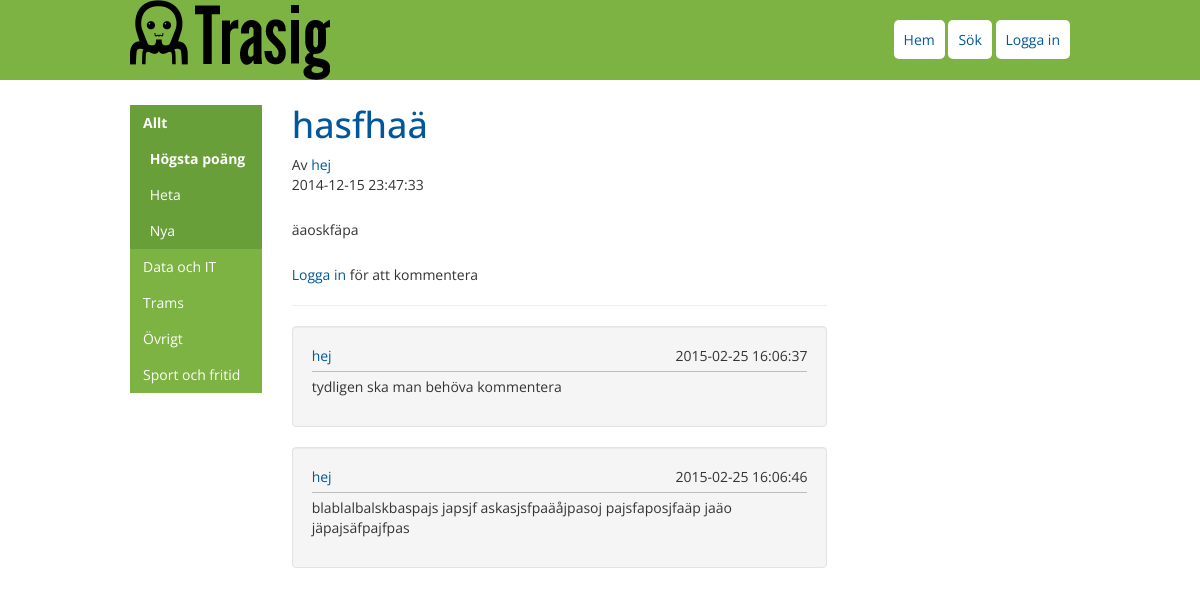
/index.php?p=post&id=2, run on the app's committed database.
### tables this page shows
CREATE TABLE IF NOT EXISTS `categories` (
  `id` int(11) NOT NULL AUTO_INCREMENT,
  `name` varchar(30) NOT NULL,
  `fullName` varchar(30) NOT NULL,
  PRIMARY KEY (`id`)
);

CREATE TABLE IF NOT EXISTS `posts` (
  `id` int(11) NOT NULL AUTO_INCREMENT,
  `title` varchar(255) NOT NULL,
  `link` varchar(255) NOT NULL,
  `content` varchar(2000) NOT NULL,
  `post_date` timestamp NOT NULL DEFAULT CURRENT_TIMESTAMP,
  `nsfw` tinyint(1) DEFAULT '0',
  `user_id` int(11) NOT NULL,
  `cat_id` int(11) NOT NULL,
  `edited_date` timestamp NOT NULL,
  `deleted` tinyint(4) NOT NULL DEFAULT '0',
  PRIMARY KEY (`id`),
  KEY `posts_user` (`user_id`),
  KEY `posts_category` (`cat_id`)
);

CREATE TABLE IF NOT EXISTS `users` (
  `id` int(11) NOT NULL AUTO_INCREMENT,
  `username` varchar(50) NOT NULL,
  `password` varchar(255) NOT NULL,
  `email` varchar(70) NOT NULL,
  `account_date` timestamp NOT NULL DEFAULT CURRENT_TIMESTAMP,
  `profilePicture` varchar(30) NOT NULL DEFAULT 'profile.png',
  PRIMARY KEY (`id`)
);

CREATE TABLE IF NOT EXISTS `comments` (
  `id` int(11) NOT NULL AUTO_INCREMENT,
  `user_id` int(11) NOT NULL,
  `post_id` int(11) NOT NULL,
  `parent_id` int(11) NOT NULL,
  `comment_date` timestamp NOT NULL DEFAULT CURRENT_TIMESTAMP,
  `content` varchar(2000) NOT NULL,
  `edited_date` timestamp NOT NULL,
  PRIMARY KEY (`id`),
  KEY `comment_user` (`user_id`)
);

### functions/functions.php (called while the page is built, shortened)
<?php
function sqlQuery($query, $action = "SELECT") {
	$mysqli = new mysqli(SERVERNAME, USERNAME, PASSWORD, DATABASE);
	$data = [];
	if ($result = $mysqli->query($query)) {
		if ($action == "SELECT") {
			while($row = $result->fetch_assoc()) {
				$data[] = $row;
			}
		}
	}
	return $data;
}
function isLoggedIn() {
	if (isset($_SESSION['user']))
		return true;
	else
		return false;
}

### post.php (the view, shortened to what this page needs)
<?php require_once "incl/header.php"; ?>
<div class="row">
<?php require "incl/postsmenu.php"; ?>
<div class="col-xs-12 col-md-7">
<?php
if (isset($_GET['id'])) {
	$id = filter_var($_GET['id'], FILTER_SANITIZE_NUMBER_INT);
	$result = sqlQuery("SELECT posts.*, users.username FROM posts JOIN users on posts.user_id = users.id and posts.id='$id' WHERE deleted=0");
	$post = $result[0];
	$comments = sqlQuery("SELECT comments.*, users.username FROM comments JOIN users on comments.user_id = users.id and comments.post_id='$id'");
}
?>
<?php print "<h1 class='post_title'><a href='" . $post['link'] .  "'>" . $post['title'] . "</a></h1>"; ?>
<p>Av <?php print "<a href='index.php?p=profile&u={$post['username']}'>{$post['username']}</a><br>" . $post['post_date']; ?></p>
<p class='single-post content'>
<?php print $post['content']; ?>
</p>
<?php
if (isLoggedIn()) {
	$_SESSION['commentOnPost'] = $post['id'];
?>
	<form action="posts/commentsend.php" method="POST">
		<div class="form-group">
			<label for="content">Kommentera: (Inloggad som <?php print $_SESSION['user']['username']; ?>) </label>
			<textarea name="content" class="form-control" rows="3"></textarea>
		</div>
		<input type="submit" class="btn btn-default" value="Skicka">
	</form>
<?php
	if (isset($_SESSION['feedback'])) {
		print $_SESSION['feedback']['message'];
		unset($_SESSION['feedback']);
	}
} else {
	print "<a href='index.php?p=login'>Logga in</a> för att kommentera";
}
?>
<hr>
		<?php
		foreach ($comments as $comment) :
			?>
			<div class="well comment">
				<div class="comment-top">
					<?php print "<a href='index.php?p=profile&u={$comment['username']}'>{$comment['username']}</a>"; ?>
					<?php print "<span class='right'>" . $comment['comment_date'] . "</span>"; ?>
				</div>
				<p><?php print $comment['content']; ?></p>
			</div>
		<?php endforeach;
		?>
</div>
</div>

### incl/postsmenu.php (shortened to what this page needs)
<div class="col-md-2 col-xs-12" id="postsMenu">
	<ul id='catNav'>
		<?php
		$categories = sqlQuery("SELECT * FROM categories");
		$currentCat = $categories[0];
		$activeClass = " active";
		foreach ($categories as $category) {
			$new_query_string = http_build_query(["cat" => $category['name']]);
			print "<li><a class='$activeClass' href='index.php?" . $new_query_string . "'>" . $category['fullName'] . "</a></li>";
			if ($activeClass != "") :
			?>
			<ul id="orderNav">
				<?php
				$sortings = [
					1 => ["name" => "Högsta poäng", "query" => " ORDER BY score DESC "],
					2 => ["name" => "Heta", "query" => " AND post_date > now() - INTERVAL 48 HOUR ORDER BY score DESC ", "countQuery" => " AND post_date > now() - INTERVAL 24 HOUR "],
					3 => ["name" => "Nya", "query" => " ORDER BY post_date DESC "],
					];
				$activeOrder = "active";
				foreach ($sortings as $sorting => $values) {
					$params = array_merge($_GET, ["cat" => $currentCat['name'], "order" => $sorting]);
					unset($params['page']);
					$new_query_string = http_build_query($params);
					print "<li><a class='$activeOrder' href='index.php?" . $new_query_string . "'>" . $values['name'] . "</a></li>";
					$activeOrder = "";
				}
				?>
			</ul>
		<?php
			endif;
			$activeClass = "";
		}
		?>
	</ul>
</div>

### css/style.css (style rules this page uses)
body { background: #FFF; font-family: 'Open Sans', sans-serif; overflow-y: scroll; }
a { color: #01579B; }
.post_title { margin-top: 0; }
.row { margin: 0; }
.single-post.content { margin: 25px 0; }
.comment { width: 100%; }
.comment-top { width: 100%; padding-bottom: 5px; margin-bottom: 5px; border-bottom: 1px solid #BDBDBD; }
.right { float: right; }
#postsMenu ul { list-style: none; }
#catNav { padding: 0; }
#catNav li { display: block; float: left; width: 100%; }
#catNav a { float: left; width: 100%; padding: 8px 13px; color: white; background: #7CB342; }
#catNav a.active { font-weight: bold; }
#catNav>li>a.active, #catNav a:hover { background:#689F38; }
#ordernav { padding: 0; }
#orderNav a { padding-left: 15%; background:#689F38; }

### data on the page
categories: fullName "Allt", name "Högsta poäng", name "Heta", name "Nya"
categories: fullName "Data och IT"
categories: fullName "Trams"
categories: fullName "Övrigt"
categories: fullName "Sport och fritid"
posts: title "hasfhaä", user.username "hej", post_date "2014-12-15 23:47:33", content "äaoskfäpa"
comments: user.username "hej", comment_date "2015-02-25 16:06:37", content "tydligen ska man behöva kommentera"
comments: user.username "hej", comment_date "2015-02-25 16:06:46", content "blablalbalskbaspajs japsjf askasjsfpaäåjpasoj pajsfaposjfaäp jaäo jäpajsäfpajfpas"
